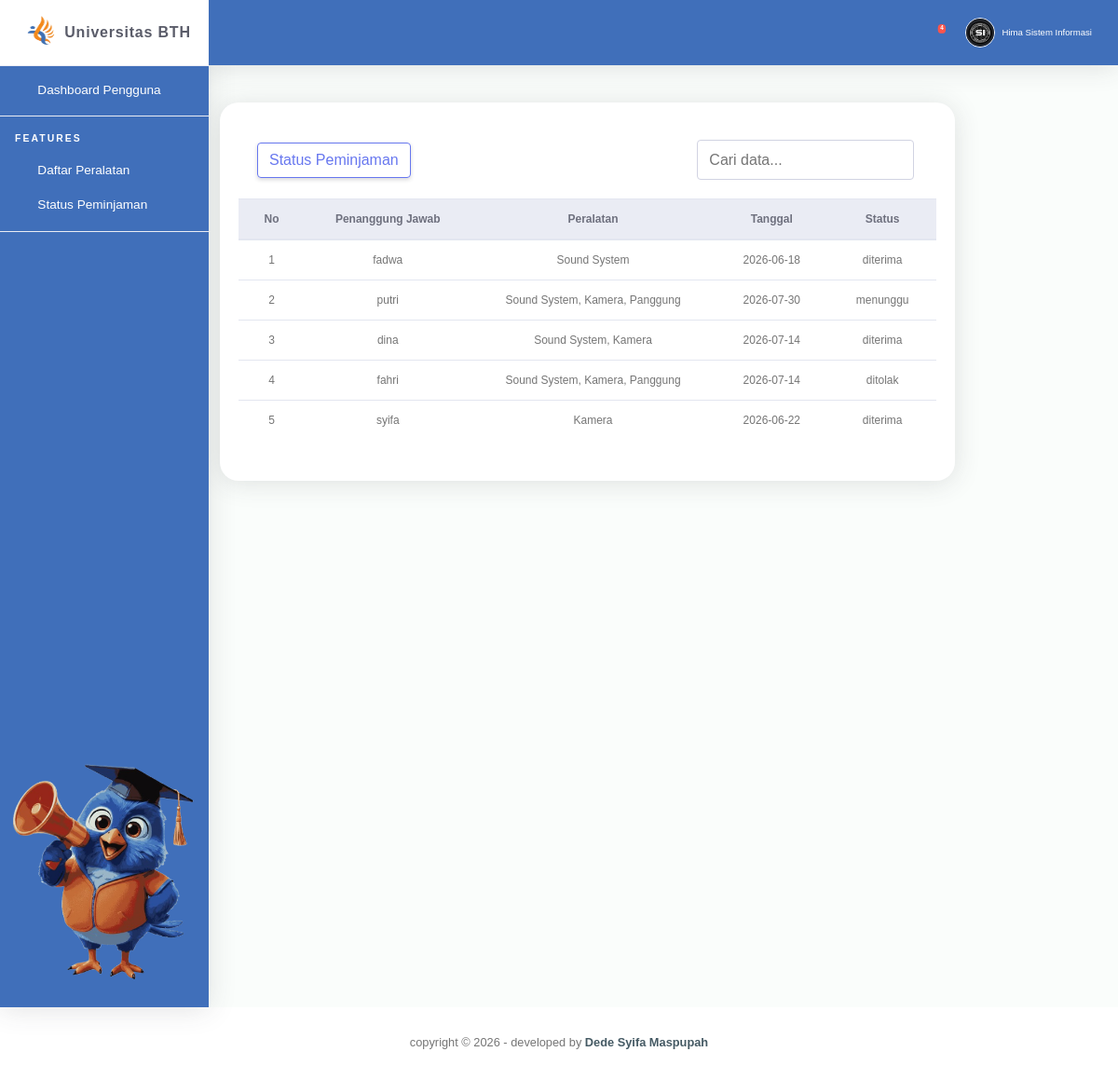
/dashboard_pengguna/status_peminjaman.php (signed in), run on the app's committed database.
### tables this page shows
CREATE TABLE `user` (
  `id` int(11) NOT NULL,
  `nama` varchar(50) NOT NULL,
  `gambar` varchar(255) NOT NULL,
  `username` varchar(30) NOT NULL,
  `password` varchar(30) NOT NULL,
  `tlp` int(11) NOT NULL,
  `gmail` varchar(50) NOT NULL,
  `role` varchar(20) NOT NULL
);

CREATE TABLE `peminjaman` (
  `peminjaman_id` int(11) NOT NULL,
  `id` int(11) NOT NULL,
  `nama` varchar(50) NOT NULL,
  `pj` varchar(50) NOT NULL,
  `peralatan_id` varchar(255) NOT NULL,
  `tgl_pinjam` date NOT NULL,
  `tgl_kembali` date NOT NULL,
  `keperluan` text NOT NULL,
  `status` enum('menunggu','diterima','ditolak') NOT NULL,
  `created_at` timestamp NOT NULL DEFAULT current_timestamp() ON UPDATE current_timestamp()
);

### dashboard_pengguna/status_peminjaman.php (the view, shortened to what this page needs)
<?php
include '../includes_pengguna/header.php';
?>
            <div class="col-xl-10 col-lg-5">
              <div class="card mb-4">
                <div class="card-header py-3 d-flex flex-row align-items-center justify-content-between">
                  <a class=" btn btn-outline-primary" href="">Status Peminjaman</a>
                  <div class="px-1 mt-1">
                    <input type="text" id="searchInput" placeholder="Cari data..." class="form-control mb-1">
                  </div>
                </div>
                <div class="table-responsive">
                  <table class="table align-items-center table-flush" id="dataTable">
                    <thead class="thead-light">
                        <tr>
                            <th class="text-center">No</th>
                            <th class="text-center">Penanggung Jawab</th>
                            <th class="text-center">Peralatan</th>
                            <th class="text-center">Tanggal</th>
                            <th class="text-center">Status</th>
                        </tr>
                    </thead>
                        <?php
                            include '../koneksi.php';
                            $id = $_SESSION['id'];
                            $no = 1;
                            $data = mysqli_query($conn," SELECT peminjaman.*, GROUP_CONCAT(peralatan.nama_alat SEPARATOR ', ') AS alat FROM peminjaman JOIN peralatan ON FIND_IN_SET(peralatan.peralatan_id, peminjaman.peralatan_id) WHERE peminjaman.id='$id' GROUP BY peminjaman.peminjaman_id ORDER BY peminjaman.peminjaman_id DESC");
                            while($d = mysqli_fetch_array($data)){
                            ?>
                            <tr>
                                <td class="text-center"><?php echo $no++; ?></td>
                                <td class="text-center"><?php echo $d['pj']; ?></td>
                                <td class="text-center"><?php echo $d['alat']; ?></td>
                                <td class="text-center"><?php echo $d['tgl_pinjam']; ?></td>
                                <td class="text-center"><?php echo $d['status']; ?></td>
                            </tr>
                            <?php } ?>
                          </table>
                        </div>
                       <div class="card-footer"></div>
                      </div>
                    </div>
                  </div>
 <?php include '../includes_pengguna/footer.php'; ?>

### includes_pengguna/header.php (shortened to what this page needs)
<?php
include "../koneksi.php";
$username = $_SESSION['username'] ?? '';
$dataUser = mysqli_query($conn,"
SELECT *
FROM user
WHERE username='$username'
LIMIT 1
");
$userLogin = mysqli_fetch_assoc($dataUser);
$namaLogin = $userLogin['nama'] ?? 'Administrator';
$fotoLogin = !empty($userLogin['gambar'])
            ? $userLogin['gambar']
            : 'default.png';
?>
<!DOCTYPE html>
<html lang="en">
<head>
  <link href="../assets/vendor/fontawesome-free/css/all.min.css" rel="stylesheet" type="text/css">
  <link href="../assets/vendor/bootstrap/css/bootstrap.min.css" rel="stylesheet" type="text/css">
  <link href="../assets/css/ruang-admin.css" rel="stylesheet">
  <link href="../assets/css/admin.css" rel="stylesheet">
</head>
<body id="page-top">
  <div id="wrapper">
    <ul class="navbar-nav sidebar sidebar-light accordion" id="accordionSidebar">
      <a class="sidebar-brand d-flex align-items-center justify-content-center" href="index.php">
        <div class="sidebar-brand-icon">
          <img src="../gambar/logoBTH.png" width="50">
        </div>
        <div class="sidebar-brand-text mx-8 text-dark">Universitas BTH</div>
      </a>
      <hr class="sidebar-divider my-0">
      <li class="nav-item">
        <a class="nav-link active" collapsed href="index.php">
          <i class="fas fa-fw fa-tachometer-alt" style="color: white;"></i>
          <span class="text-white">Dashboard  Pengguna</span></a>
      </li>
      <hr class="sidebar-divider">
      <div class="sidebar-heading text-white">
        Features
      </div>
      <li class="nav-item">
        <a class="nav-link active collapsed" href="peralatan.php">
          <i class="fas fa-fw fa-file" style="color: white;"></i>
          <span class="text-white" href="peralatan.php">Daftar Peralatan</span>
        </a>
      </li>
      <li class="nav-item">
        <a class="nav-link active collapsed" href="status_peminjaman.php">
          <i class="fas fa-fw fa-chart-area" style="color: white;"></i>
          <span class="text-white" href="riwayat.php">Status Peminjaman</span>
        </a>
      </li>
      <hr class="sidebar-divider">
      <li class="nav-item">
      <div class="custom-header d-flex align-items-center">
        <div class="sidebar-bottom">
            <div class="menu"></div>
                <div class="logo-bawah">
                  <img src="../gambar/burung.png" class="bird">
                </div>
            </div>
        </div>
      </li>
     </ul>
    <div id="content-wrapper" class="d-flex flex-column">
      <div id="content">
        <nav class="navbar navbar-expand navbar-light bg-navbar topbar mb-4 static-top">
          <button id="sidebarToggleTop" class="btn btn-link rounded-circle mr-3">
            <i class="fa fa-bars"></i>
          </button>
          <ul class="navbar-nav ml-auto">
            <li class="nav-item dropdown no-arrow mx-1">
              <a class="nav-link dropdown-toggle" href="#" id="alertsDropdown" role="button" data-toggle="dropdown"
                aria-haspopup="true" aria-expanded="false">
                <i class="fas fa-bell fa-fw"></i>
                <?php
                $username = $_SESSION['username'];
                $query = mysqli_query($conn," SELECT * FROM notifikasi WHERE username='$username' AND status='belum_dibaca'");
                $jml = mysqli_num_rows($query);
                ?>
                <?php if($jml > 0){ ?>
                <span class="badge badge-danger badge-counter">
                    <?php echo $jml; ?>
                </span>
                <?php } ?>
              </a>
            </li>
            <li class="nav-item dropdown no-arrow">
              <a class="nav-link dropdown-toggle" href="#" id="userDropdown" role="button" data-toggle="dropdown"
                aria-haspopup="true" aria-expanded="false">
                <img class="img-profile rounded-circle" src="../gambar/<?php echo $fotoLogin; ?>" style="max-width:60px">
                  <span class="ml-2 d-none d-lg-inline text-white small">
                      <?php echo htmlspecialchars($namaLogin); ?>
                  </span>
              </a>
            </li>
          </ul>
        </nav>

### assets/css/ruang-admin.css (style rules this page uses)
html { position: relative; min-height: 100%; font-family: Nunito }
body { height: 100% }
#wrapper { display: -webkit-box; display: -ms-flexbox; display: flex }
#wrapper #content-wrapper { background-color: #fafdfb; width: 100%; overflow-x: hidden }
#wrapper #content-wrapper #content { -webkit-box-flex: 1; -ms-flex: 1 0 auto; flex: 1 0 auto }
.dropdown.no-arrow .dropdown-toggle::after { display: none }
.sidebar .nav-item.dropdown .dropdown-toggle::after, .topbar .nav-item.dropdown .dropdown-toggle::after { width: 1rem; text-align: center; float: right; vertical-align: 0; border: 0; font-weight: 900; content: '\f105'; font-family: 'Font Awesome 5 Free' }
.sidebar .nav-item .nav-link, .topbar .nav-item .nav-link { position: relative }
.sidebar .nav-item .nav-link .badge-counter, .topbar .nav-item .nav-link .badge-counter { position: absolute; -webkit-transform: scale(.7); transform: scale(.7); -webkit-transform-origin: top right; transform-origin: top right; right: .25rem; margin-top: -.25rem }
.sidebar .nav-item .nav-link .img-profile, .topbar .nav-item .nav-link .img-profile { height: 2rem; width: 2rem; border: 1px solid #fafafa }
.topbar { height: 4.375rem; z-index: 2; -webkit-box-shadow: 0 .15rem 1.75rem 0 rgba(58, 59, 69, .15) !important; box-shadow: 0 .15rem 1.75rem 0 rgba(58, 59, 69, .15) !important }
.topbar #sidebarToggleTop { height: 2.5rem; width: 2.5rem; -webkit-box-shadow: 0 0 !important; box-shadow: 0 0 !important }
.topbar .nav-item .nav-link { height: 4.375rem; display: -webkit-box; display: -ms-flexbox; display: flex; -webkit-box-align: center; -ms-flex-align: center; align-items: center; padding: 0 .75rem }
.topbar .dropdown { position: static }
@media (min-width:576px) { .topbar .dropdown { position: relative } }
.topbar.navbar-light .navbar-nav .nav-item .nav-link { color: #fafafa; transition: all .3s ease-in-out; -webkit-transition: all .3s ease-in-out }
.bg-navbar { background-color: #406fba }
.sidebar { min-height: 100vh; width: 14rem !important; background-color: #406fba !important; -webkit-box-shadow: 0 .15rem 1.75rem 0 rgba(58, 59, 69, .15) !important; box-shadow: 0 .15rem 1.75rem 0 rgba(58, 59, 69, .15) !important; z-index: 0 }
.sidebar .nav-item { position: relative; margin-bottom: -15px }
.sidebar .nav-item:last-child { margin-bottom: 1rem }
.sidebar .nav-item .nav-link { display: block; width: 100%; text-align: left; padding: 1rem; width: 14rem }
.sidebar .nav-item .nav-link i { font-size: .85rem; margin-right: .25rem }
.sidebar .nav-item .nav-link span { font-size: .85rem; display: inline }
.sidebar .sidebar-brand { height: 4.375rem; text-decoration: none; font-size: 1rem; font-weight: 800; padding: 1.5rem 1rem; text-align: center; letter-spacing: .05rem; z-index: 1 }
.sidebar .sidebar-brand .sidebar-brand-icon img { max-height: 2.3rem }
.sidebar hr.sidebar-divider { margin: 1rem 0 1rem 0 }
.sidebar .sidebar-heading { text-align: left; padding: 0 1rem; font-weight: 800; font-size: .65rem; letter-spacing: .13rem }
.sidebar .sidebar-brand .sidebar-brand-text { display: inline }
.sidebar-light .sidebar-brand { color: #fff; background-color: #fff }
.sidebar-light hr.sidebar-divider { border-top: 1px solid #eaecf4 }
.sidebar-light .sidebar-heading { color: #b7b9cc }
.sidebar-light .nav-item .nav-link { color: #858796 }
.sidebar-light .nav-item .nav-link i { color: #9e9e9e }
.table-flush td, .table-flush th { border-right: 0; border-left: 0 }
.table-flush tbody tr:first-child td, .table-flush tbody tr:first-child th { border-top: 0 }
.table-flush tbody tr:last-child td, .table-flush tbody tr:last-child th { border-bottom: 0 }
.card .table { margin-bottom: 0 }
.card .table td, .card .table th { padding-right: 1.5rem; padding-left: 1.5rem }
.card { -webkit-box-shadow: 0 .15rem 1.75rem 0 rgba(58, 59, 69, .15) !important; box-shadow: 0 .15rem 1.75rem 0 rgba(58, 59, 69, .15) !important }

### assets/css/admin.css (style rules this page uses)
.sidebar-bottom { display: flex; flex-direction: column; height: 100vh; }
.menu { flex: 1; }
.logo-bawah { text-align: center; padding: 10px; }
.bird { width: 200px; }
.sidebar .nav-item .nav-link.active { color: #f38b1c !important; border-radius: 5px; }
.table { font-size: 20x; }
input, textarea, select { width: 100%; padding: 10px 12px; border: 1px solid #ccc; border-radius: 6px; font-size: 15px; }
.card { background: #fff; border-radius: 20px; padding: 20px; margin-bottom: 20px; border: none; box-shadow: 0 4px 15px rgba(0,0,0,0.05); }
body { font-family: Arial, sans-serif; font-size:12px; }

### data on the page
user: gambar (picture), nama "Hima Sistem Informasi"
peminjaman: pj "fadwa", alat "Sound System", tgl_pinjam "2026-06-18", status "diterima"
peminjaman: pj "putri", alat "Sound System, Kamera, Panggung", tgl_pinjam "2026-07-30", status "menunggu"
peminjaman: pj "dina", alat "Sound System, Kamera", tgl_pinjam "2026-07-14", status "diterima"
peminjaman: pj "fahri", alat "Sound System, Kamera, Panggung", tgl_pinjam "2026-07-14", status "ditolak"
peminjaman: pj "syifa", alat "Kamera", tgl_pinjam "2026-06-22", status "diterima"

### other printed values
$jml "4"
